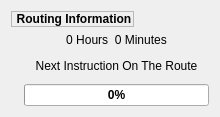
<?xml version="1.0" encoding="UTF-8"?>
<ui version="4.0">
 <class>RoutingInformationWidget</class>
 <widget class="QWidget" name="RoutingInformationWidget">
  <property name="geometry">
   <rect>
    <x>0</x>
    <y>0</y>
    <width>220</width>
    <height>117</height>
   </rect>
  </property>
  <property name="windowTitle">
   <string>Routing Widget</string>
  </property>
  <layout class="QGridLayout" name="gridLayout">
   <item row="0" column="0" colspan="2">
    <widget class="QLabel" name="routingHeaderlabel">
     <property name="layoutDirection">
      <enum>Qt::RightToLeft</enum>
     </property>
     <property name="frameShape">
      <enum>QFrame::StyledPanel</enum>
     </property>
     <property name="frameShadow">
      <enum>QFrame::Plain</enum>
     </property>
     <property name="text">
      <string>&lt;!DOCTYPE HTML PUBLIC &quot;-//W3C//DTD HTML 4.0//EN&quot; &quot;http://www.w3.org/TR/REC-html40/strict.dtd&quot;&gt;
&lt;html&gt;&lt;head&gt;&lt;meta name=&quot;qrichtext&quot; content=&quot;1&quot; /&gt;&lt;style type=&quot;text/css&quot;&gt;
p, li { white-space: pre-wrap; }
&lt;/style&gt;&lt;/head&gt;&lt;body style=&quot; font-family:'Sans Serif'; font-size:9pt; font-weight:400; font-style:normal;&quot;&gt;
&lt;table border=&quot;0&quot; style=&quot;-qt-table-type: root; margin-top:4px; margin-bottom:4px; margin-left:4px; margin-right:4px;&quot;&gt;
&lt;tr&gt;
&lt;td style=&quot;border: none;&quot;&gt;
&lt;p align=&quot;center&quot; style=&quot; margin-top:0px; margin-bottom:0px; margin-left:0px; margin-right:0px; -qt-block-indent:0; text-indent:0px;&quot;&gt;&lt;span style=&quot; font-weight:600;&quot;&gt;Routing Information&lt;/span&gt;&lt;/p&gt;&lt;/td&gt;&lt;/tr&gt;&lt;/table&gt;&lt;/body&gt;&lt;/html&gt;</string>
     </property>
     <property name="textFormat">
      <enum>Qt::AutoText</enum>
     </property>
    </widget>
   </item>
   <item row="1" column="1" colspan="2">
    <widget class="QLabel" name="remainingTimeLabel">
     <property name="sizePolicy">
      <sizepolicy hsizetype="Preferred" vsizetype="Minimum">
       <horstretch>0</horstretch>
       <verstretch>0</verstretch>
      </sizepolicy>
     </property>
     <property name="toolTip">
      <string>Time remaining to reach destination</string>
     </property>
     <property name="text">
      <string>0 Hours  0 Minutes</string>
     </property>
     <property name="textFormat">
      <enum>Qt::AutoText</enum>
     </property>
     <property name="scaledContents">
      <bool>false</bool>
     </property>
     <property name="alignment">
      <set>Qt::AlignCenter</set>
     </property>
    </widget>
   </item>
   <item row="1" column="0">
    <widget class="QLabel" name="timeLabel">
     <property name="sizePolicy">
      <sizepolicy hsizetype="Fixed" vsizetype="Preferred">
       <horstretch>0</horstretch>
       <verstretch>0</verstretch>
      </sizepolicy>
     </property>
     <property name="text">
      <string/>
     </property>
     <property name="pixmap">
      <pixmap resource="../../../marble.qrc">:/icons/clock.png</pixmap>
     </property>
     <property name="alignment">
      <set>Qt::AlignCenter</set>
     </property>
    </widget>
   </item>
   <item row="2" column="0">
    <widget class="QLabel" name="instructionIconLabel">
     <property name="sizePolicy">
      <sizepolicy hsizetype="Preferred" vsizetype="Preferred">
       <horstretch>0</horstretch>
       <verstretch>0</verstretch>
      </sizepolicy>
     </property>
     <property name="text">
      <string/>
     </property>
     <property name="pixmap">
      <pixmap resource="../../../marble.qrc">:/icons/instruction-next.png</pixmap>
     </property>
    </widget>
   </item>
   <item row="2" column="1" colspan="2">
    <widget class="QLabel" name="distanceAndInstructionLabel">
     <property name="sizePolicy">
      <sizepolicy hsizetype="Preferred" vsizetype="Expanding">
       <horstretch>0</horstretch>
       <verstretch>0</verstretch>
      </sizepolicy>
     </property>
     <property name="toolTip">
      <string/>
     </property>
     <property name="text">
      <string>Next Instruction On The Route</string>
     </property>
     <property name="textFormat">
      <enum>Qt::AutoText</enum>
     </property>
     <property name="alignment">
      <set>Qt::AlignCenter</set>
     </property>
     <property name="wordWrap">
      <bool>true</bool>
     </property>
    </widget>
   </item>
   <item row="5" column="0">
    <widget class="QLabel" name="instructionDistanceiconLabel">
     <property name="sizePolicy">
      <sizepolicy hsizetype="Minimum" vsizetype="Minimum">
       <horstretch>0</horstretch>
       <verstretch>0</verstretch>
      </sizepolicy>
     </property>
     <property name="text">
      <string/>
     </property>
     <property name="pixmap">
      <pixmap resource="../../../marble.qrc">:/icons/flag.png</pixmap>
     </property>
    </widget>
   </item>
   <item row="5" column="1" colspan="2">
    <widget class="QProgressBar" name="distanceCoveredProgressBar">
     <property name="sizePolicy">
      <sizepolicy hsizetype="Preferred" vsizetype="Minimum">
       <horstretch>0</horstretch>
       <verstretch>0</verstretch>
      </sizepolicy>
     </property>
     <property name="font">
      <font>
       <weight>75</weight>
       <bold>true</bold>
      </font>
     </property>
     <property name="toolTip">
      <string>Distance Covered on the current instruction</string>
     </property>
     <property name="value">
      <number>0</number>
     </property>
    </widget>
   </item>
  </layout>
 </widget>
 <resources>
  <include location="../../../marble.qrc"/>
 </resources>
 <connections/>
</ui>
